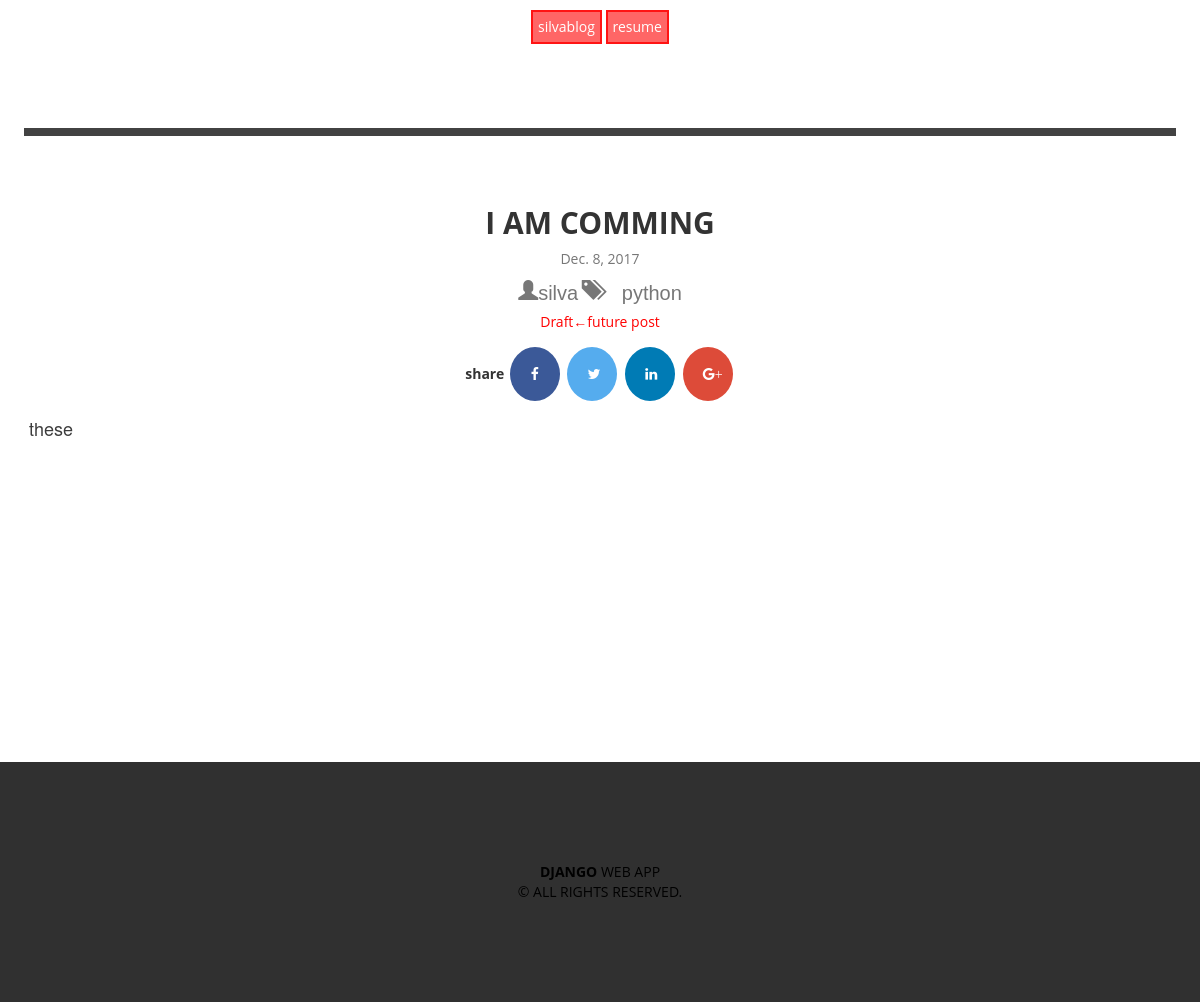
/post/2017/11/21/i-am-comming/, run on the app's committed database.
### post/models.py (models this page shows, shortened)
class Post(models.Model):
    STATUS_CHOICE = (
       ('draft', 'Draft'),
       ('published', 'Published')
    )
    title    = models.CharField(max_length=50)
    slug     = models.SlugField(max_length=250 , unique_for_date='publish')
    author   = models.ForeignKey(User, related_name='blog_post')
    image = models.ImageField(upload_to=upload_location,
                                null=True,
                                blank=True,
                                height_field = 'height_field',
                                width_field = 'width_field',
                                )
    height_field = models.IntegerField(default=0)
    width_field = models.IntegerField(default=0)
    image_info = models.CharField(max_length=30, default='image info', null=True, blank=True)
    content  = models.TextField()
    publish  = models.DateTimeField(default=timezone.now)
    created  = models.DateTimeField(auto_now=True)
    updated  = models.DateTimeField(auto_now_add=True)
    status   = models.CharField(max_length=10, choices=STATUS_CHOICE, default='draft')
    objects = models.Manager()
    tags = TaggableManager()
    publishs = PostManager()
    class Meta:
        ordering = ('-publish',)
    def __str__(self):
        return self.title

### post/views.py (the view)
def detail(request, year, month, day, post):
    post = get_object_or_404(Post, slug = post,
                                    publish__year=year,
                                    publish__month = month,
                                    publish__day = day)
    print(post)
    context = {
        'post':post,
        'title': post.slug
    }
    return render(request, 'post/detail.html', context)

### post/templates/post/detail.html (shortened to what this page needs)
{% extends "post/base.html" %}
{% block content %}
<div style="border-top: solid #424242 8px ; margin: 84px 24px 0px;
">
<div style="padding-top: 50px;" class="head">
	<h2 style="text-transform: uppercase;font-weight: 700">{{ post.title }}</h2>
	<p style="color: #777;">{{ post.created|date }}</p>
	<p style="color:#777;font-size:20px;" class="glyphicon glyphicon-user" ><span style="font-family:sans-serif">{{ post.author }}</span>  </p>
	{% if post.tags %}
		<p style="color:#777;font-size:20px;" class="glyphicon glyphicon-tags" >
			<span style="font-family:sans-serif">{{ post.tags.all|join:", "}}</span>
		</p>
	{% endif %}
	{% if post.status == 'draft' %}
	<p style="color: red">Draft←future post</p>
	{% endif %}
	<div><b>share</b>
    <a href="http://www.facebook.com/sharer/sharer.php?u={{ request.build_absolute_uri }}" class="fa fa-facebook"></a>
    <a href="https://twitter.com/home?status={{ instance.content}}%20{{ request.build_absolute_uri }}" class="fa fa-twitter"></a>
    <a class="fa fa-linkedin" href="https://www.linkedin.com/shareArticle?mini=true&url={{ request.build_absolute_uri }}/&title={{ instance.title }}&summary={{ quote_tag }}&source={{ request.build_absolute_uri }}/"></a>
    <a class="fa fa-google" href="https://plus.google.com/share?url={{ request.build_absolute_uri }}">+</a>
	</div>
</div>
	<div style=" padding-top: 10px; padding-bottom: 10px; margin-bottom: 300px;width: 100%  ">
		<span style="color: #3c3c3c;padding-top: 30px;font-size: 18px;line-height: 1.8e145%m;padding-left: 5px;padding-right: 5px;
		font-family: "Open Sans", arial, sans-serif;">{{ post.content|safe }}</span>
	</div>
	</div>
</div>
{% endblock %}

### static/css/base.css (style rules this page uses)
.head { font-family: "Open Sans", arial, sans-serif; text-align: center; }
html body { height: 100% }
body { margin: 0; }
* { box-sizing: border-box; -webkit-box-sizing: border-box; -moz-box-sizing: border-box; }
.fa { padding: 20px; line-height: 3em; width: 50px; text-decoration: none; text-align: center; margin: 5px 2px; border-radius: 50%; }
.fa-facebook { background: #3B5998; color: white; }
.fa-twitter { background: #55ACEE; color: white; }
.fa-google { background: #dd4b39; color: white; }
.fa-linkedin { background: #007bb5; color: white; }

### data on the page
Post: title "I AM COMMING", created "Dec. 8, 2017", author "silva", tags.all "python", content "these"
